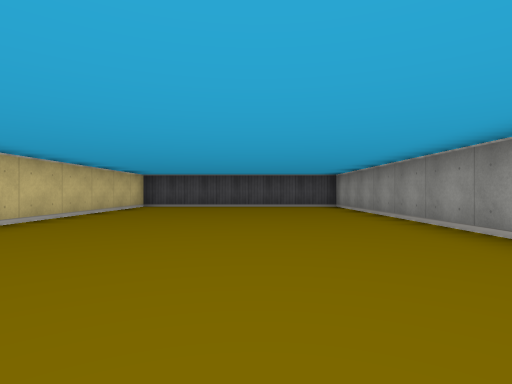
view 1 (above)

22 first-person views from a walk through a cub3D level. The camera is about half as high as the walls, looks level and sees 80° across. The floor is counted in squares. Each view is taken from the middle of a square. On the plan, view 1 faces up. The plan holds only what a view shows up to about 9 squares ahead; the rest is blank.

view 2
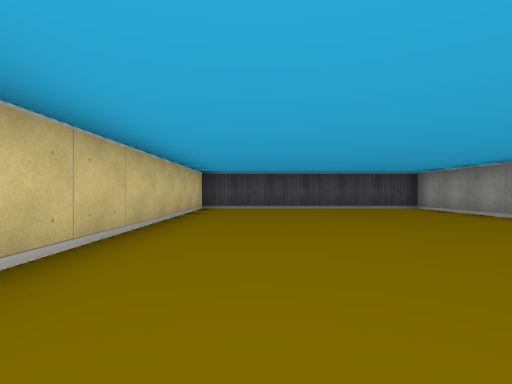

view 3
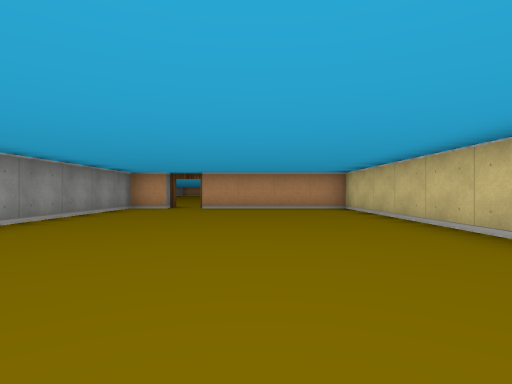

view 4
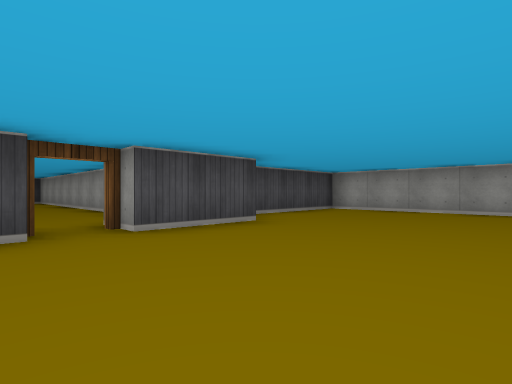

view 5
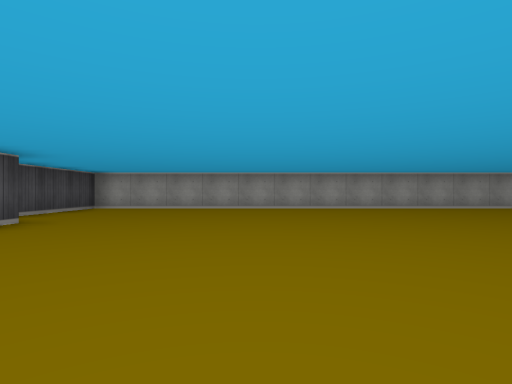

view 6
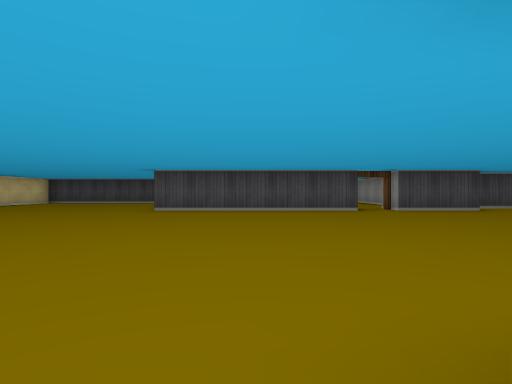

view 7
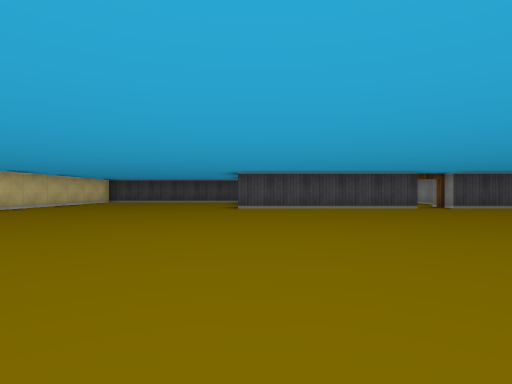

view 8
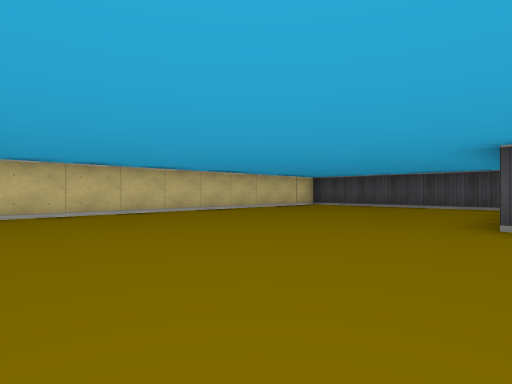

view 9
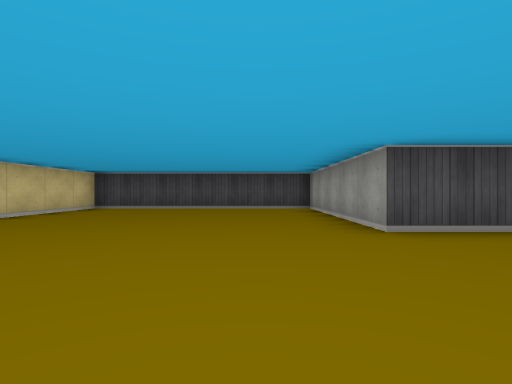

view 10
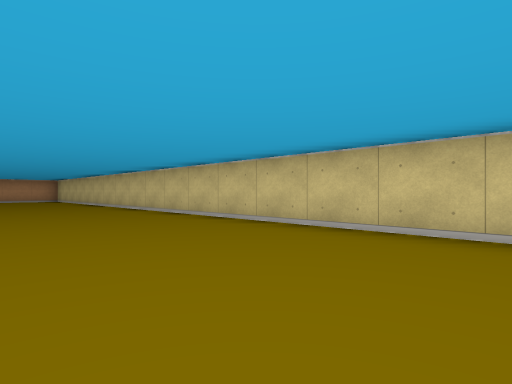

view 11
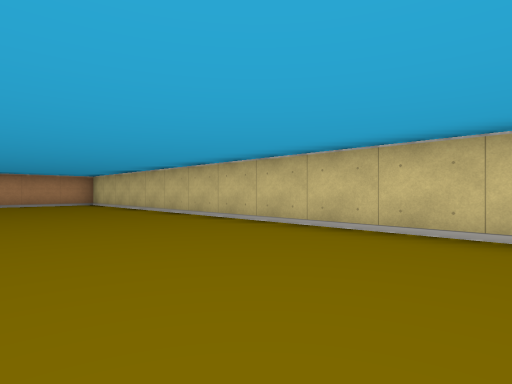

view 12
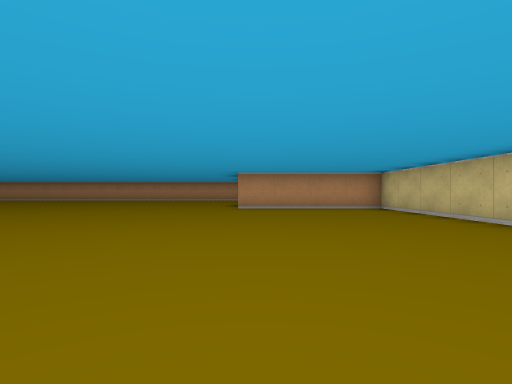

view 13
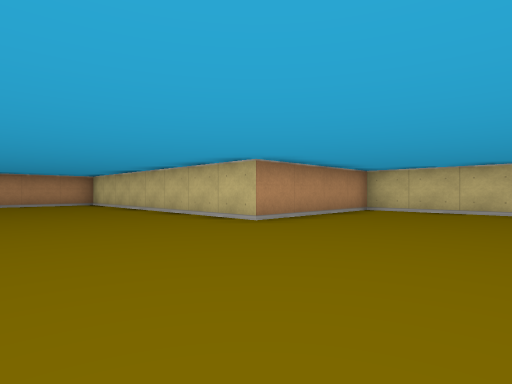

view 14
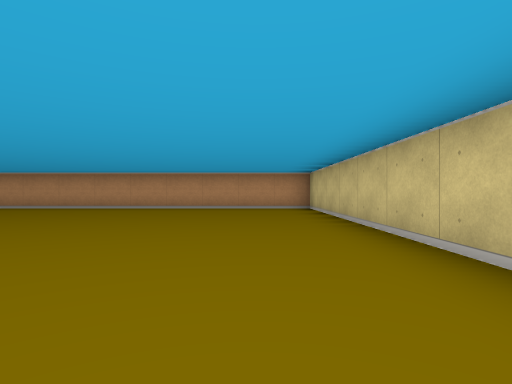

view 15
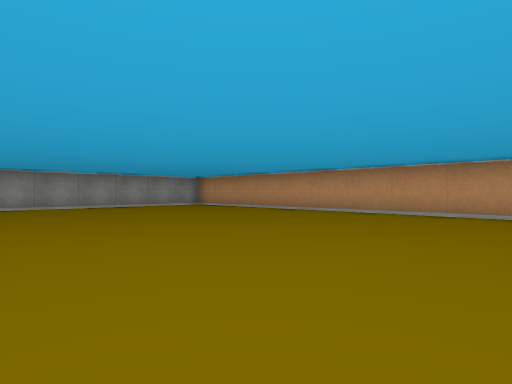

view 16
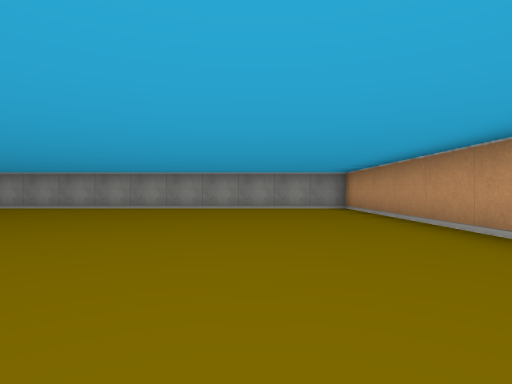

view 17
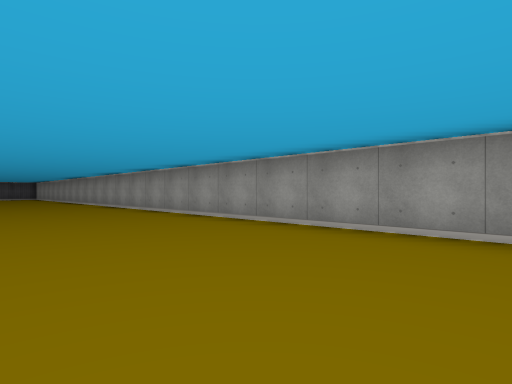

view 18
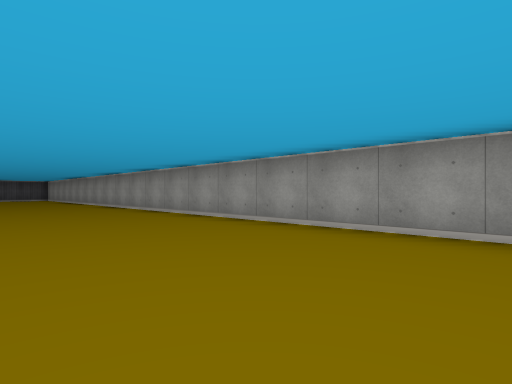

view 19
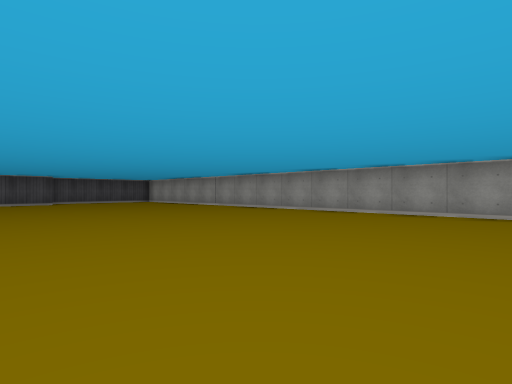

view 20
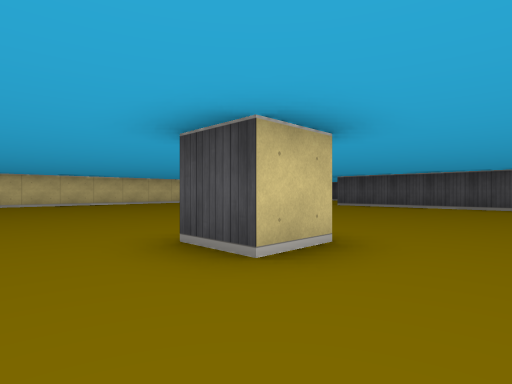

view 21
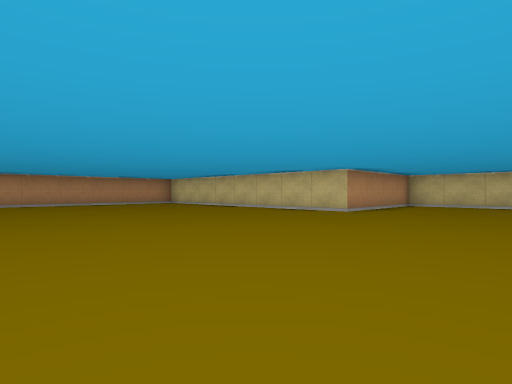

view 22
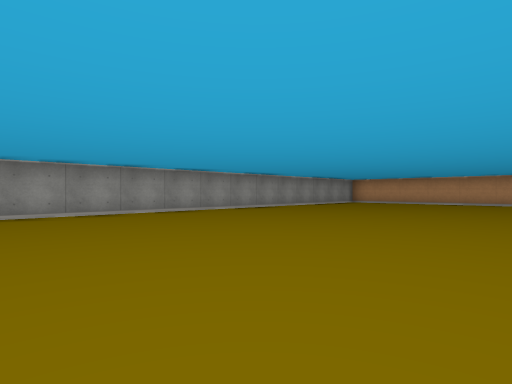

### Floor plan
Ten units are one square. View 1 is at (0, 0); x grows to the right and y downward. Boxes are objects, and circles mark ways between rooms. Rooms are numbered by the first view taken in them; rooms with no view inside come last. Other rooms are left out.
<svg viewBox="-110 -100 190 380">
<path fill="none" stroke="#000" d="M15 5 25 5 25 -95 -35 -95 -35 5 5 5M-5 84 -5 95 -15 95M6 15 -45 15 -45 -35 -105 -35 -105 195 -65 195 -65 275 75 275 75 5 42 5M35 15 15 15"/>
<circle cx="10" cy="10" r="3" fill="#2a7"/>
<text x="-10" y="-50">1</text>
<text x="-10" y="130">2</text>
</svg>
Room 1 opens to room 2.

Where each view was taken, in squares from view 1:
view 1: 0 up, 0 right, facing up
view 2: 1 up, 2 left, facing up
view 3: 8 up, 1 left, facing down
view 4: 5 down, 0 right, facing up-right
view 5: 5 down, 1 left, facing right
view 6: 9 down, 2 left, facing up
view 7: 10 down, 4 left, facing up
view 8: 6 down, 4 left, facing up-left
view 9: 5 down, 6 left, facing up
view 10: 3 down, 7 left, facing down-left
view 11: 8 down, 7 left, facing down-left
view 12: 11 down, 7 left, facing down
view 13: 16 down, 3 left, facing down-left
view 14: 19 down, 5 left, facing down
view 15: 21 down, 2 left, facing down-right
view 16: 25 down, 1 left, facing right
view 17: 22 down, 4 right, facing up-right
view 18: 19 down, 4 right, facing up-right
view 19: 14 down, 1 right, facing up-right
view 20: 11 down, 1 right, facing up-left
view 21: 16 down, 0 right, facing down-left
view 22: 15 down, 1 right, facing down-right
